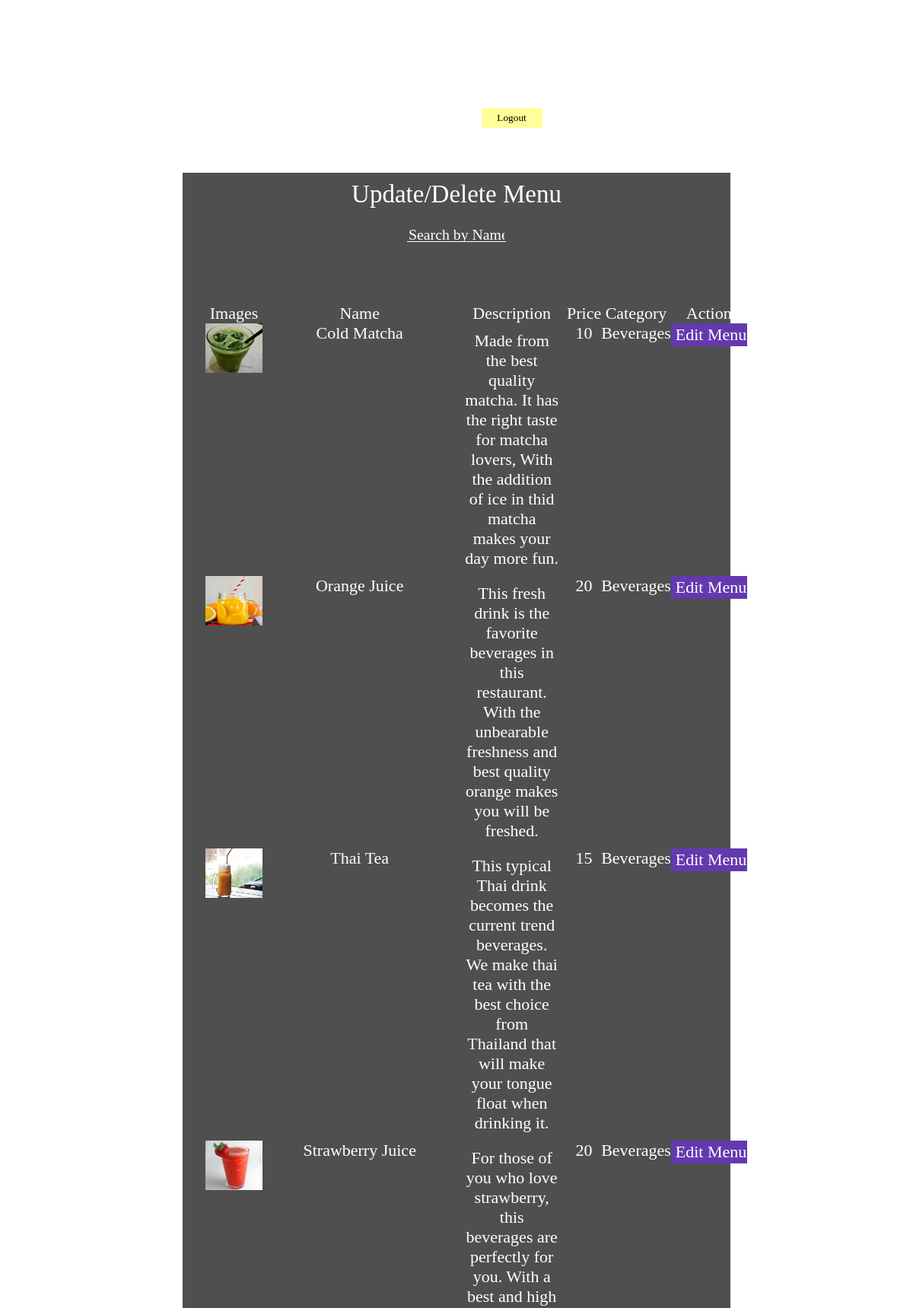
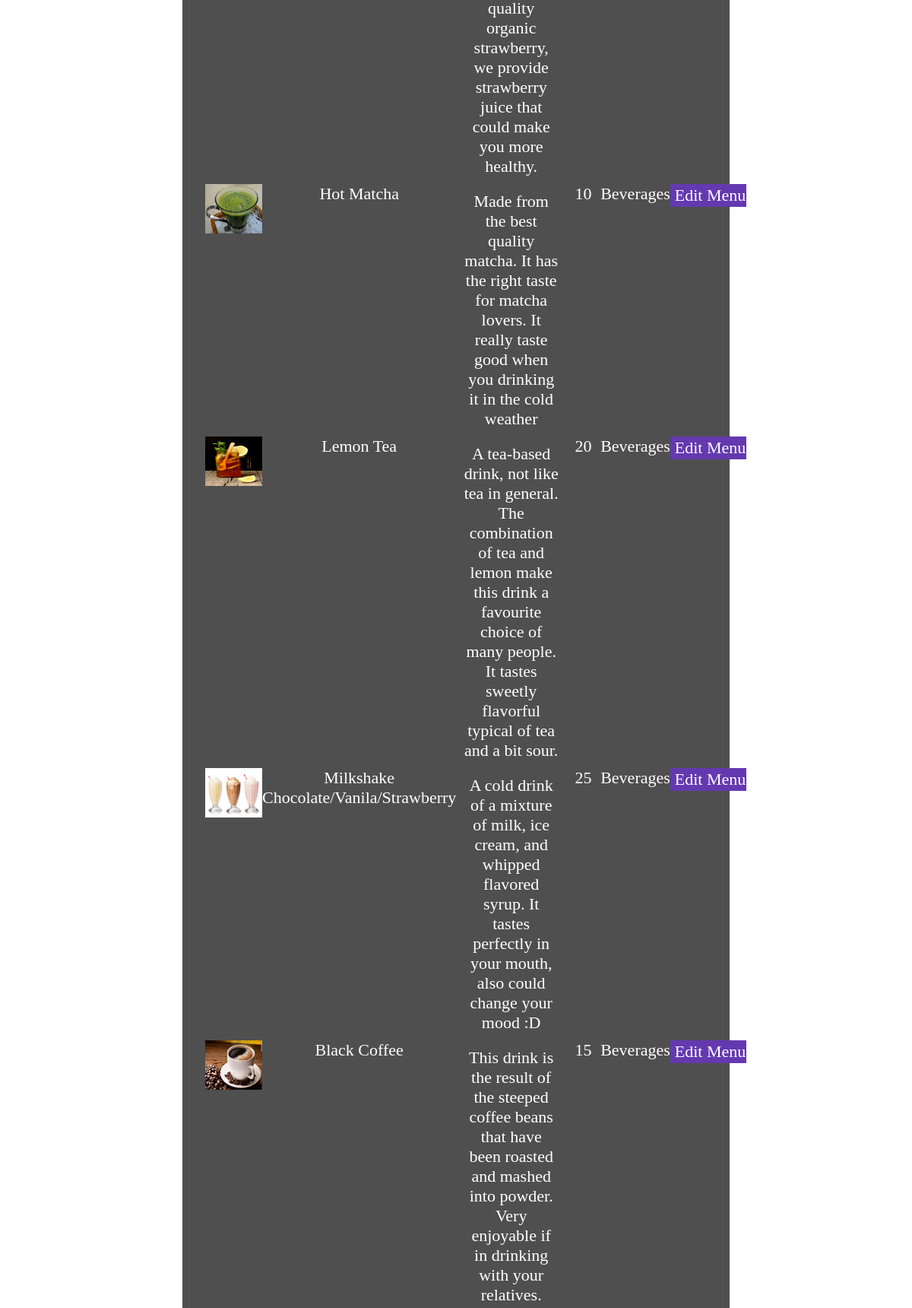
The app's page /EmployeeUI/updelmenu.php (signed in, upper part) with its own data (2 pictures, top to bottom).
### tables this page shows
CREATE TABLE `ms_menu` (
  `idMenu` char(10) NOT NULL,
  `ekstensi` varchar(4) NOT NULL,
  `jenis` varchar(20) NOT NULL,
  `namaMenu` varchar(50) NOT NULL,
  `keterangan` text NOT NULL,
  `hargaMenu` int(3) NOT NULL
);

### EmployeeUI/updelmenu.php (the view, shortened to what this page needs)
<?php
	include '../connect.php';
?>
<!DOCTYPE html>
<html>
	<head>
		<link href="css/style.css" rel="stylesheet" type="text/css" media="all" />
	</head>
	<body>
		<div class="main-w3layouts wrapper">
		<a href="menu.php"><p class="top-title">Dessert Paradiso</p></a>
        <div id="user"><table border="0" style="margin:0px auto;"><tr><td><p style="color:#FFF">Welcome, <?php echo $pegawai->nama; ?></p></td><td><a href="logout.php"><button id="logout">Logout</button></a></td></tr></table></div><p>&nbsp;</p>
			<div class="main-agileinfo">
			  <div class="agileits-top">
              <h2 style="color:#FFF; font-size:1.5em">Update/Delete Menu</h2>
  				<p>&nbsp; </p>
					<input type="text" id="search" onkeyup="search()" placeholder="Search by Name" style="margin:0px auto 10px; width:18%; height:15px; font-size:0.9em; text-align:center;">
					<p>&nbsp; </p>
				<form action="" method="post" enctype="multipart/form-data">
					<table id="data" class="table table-hover" style="color:#FFF; width:100%">
					<tr>
						<th>Images</th>
						<th>Name</th>
						<th>Description</th>
						<th>Price</th>
						<th>Category</th>
						<th>Action</th>
					</tr>
					<?php
						$sql="SELECT * from ms_menu order by jenis asc";
						$result=$conn->query($sql);
						if($result->num_rows > 0) {
							$count=0;
							$menu = new Menu;
							while($row=$result->fetch_assoc()){
								$count++;
								$menu->id=$row['idMenu'];
								$menu->eks=$row['ekstensi'];
								$menu->nama=$row['namaMenu'];
								$menu->ket=$row['keterangan'];
								$menu->hrg=$row['hargaMenu'];
								$menu->jns=$row['jenis'];
					?>
					<tr id="row<?php echo $count; ?>">
						<td style="margin:2px;vertical-align:top;" id="img_row<?php echo $count; ?>"><img id="<?php echo $menu->id; ?>" src="../CustomerUI/images/<?php echo $menu->id.".".$menu->eks; ?>" style="width:75px;height:65px;vertical-align:top"></td>
						<td style="margin:2px; width:200px;vertical-align:top;" id="name_row<?php echo $count; ?>"><?php echo $menu->nama; ?></td>
						<td style="margin:2px; padding:10px;vertical-align:top;" id="desc_row<?php echo $count; ?>"><?php echo $menu->ket; ?></td>
						<td style="margin:2px;vertical-align:top;" id="prz_row<?php echo $count; ?>"><?php echo $menu->hrg; ?></td>
						<td style="margin:2px; width:130px; text-align:center;vertical-align:top;" id="jenis_row<?php echo $count; ?>"><?php if($menu->jns=='cakes') echo "Cakes"; else if($menu->jns=='icecream') echo "Ice Cream"; else if($menu->jns=='salad') echo "Salad"; else echo "Beverages"; ?></td>
						<td style="margin:2px; width:90px;vertical-align:top;">
							<input type="button" id="edit_button<?php echo $count; ?>" onclick="edit_row('<?php echo $count; ?>')" value="Edit Menu" style="font-size:1em; color:#fff; background:#6439af; border:none; width:100px; height:30px;">
						</td>
					</tr>
					<?php
							}
						}
					?>
					</table>
				</form>
			  </div>
			</div>
		</div>
	</body>
</html>

### EmployeeUI/css/style.css (style rules this page uses)
html,body,div,span,applet,object,iframe,h1,h2,h3,h4,h5,h6,p,blockquote,pre,a,abbr,acronym,address,big,cite,code,del,dfn,em,img,ins,kbd,q,s,samp,small,strike,strong,sub,sup,tt,var,b,u,i,dl,dt,dd,ol,nav ul,nav li,fieldset,form,label,legend,table,caption,tbody,tfoot,thead,tr,th,td,article,aside,canvas,details,embed,figure,figcaption,footer,header,hgroup,menu,nav,output,ruby,section,summary,time,mark,audio,video { margin:0;padding:0;border:0;font-size:30px;font:inherit;vertical-align:baseline;font-family:tw cen mt; }
table { border-collapse:collapse;border-spacing:0; }
a { text-decoration:none; }
img { max-width:100%; }
td { vertical-align:middle; }
body { font-family: tw cen mt; background: #673AB7; font-size:22px; margin-top: -21px; padding: 0; min-width: 100%; height: 100%; background: url('../images/steak.jpg') no-repeat center center; text-align: center; background-attachment: fixed; }
#user { text-align:center !important }
#logout { cursor:pointer; background-color:#ffff99; margin-left:10px; width:80px; border:none; padding:5px 5px; font-family:tw cen mt; }
.top-title { color: white; font-family: 'Playball', cursive; font-size: 80px; font-weight: 400; text-align: center; }
.main-w3layouts { padding: 3em 0 0; }
.main-agileinfo { width: 60%; margin: 1.5em auto; background: rgba(0, 0, 0, 0.69); background-size: cover; }
.agileits-top { padding: 10px; }
form { margin:25px 0; padding:20px; }
input[type="text"],input[type="password"] { font-size: 18px; font-family:tw cen mt; color: #fff; font-weight:100; margin: 20px 0 0; width: 98%; display: block; border: none; border-bottom: solid 1px #fff; -webkit-transition: all 0.3s cubic-bezier(0.64, 0.09, 0.08, 1); transition: all 0.3s cubic-bezier(0.64, 0.09, 0.08, 1); background: -webkit-linear-gradient(top, rgba(255, 255, 255, 0) 96%, #fff 4%); background: linear-gradient(to bottom, rgba(255, 255, 255, 0) 96%, #fff 4%); background-position: -800px 0; background-size: 100%; background-repeat: no-repeat; color: #fff; }
input[type="button"], button { font-family:tw cen mt; cursor:pointer; }
.agileits-top p { font-size: 1em; color: #fff; text-align: center; letter-spacing: 1px; }
.wrapper { position: relative; overflow: hidden; }
@media (max-width:1280px) { .main-agileinfo { width: 60%; } }

### records on screen
ms_menu: idMenu (picture), namaMenu "Cold Matcha", keterangan "Made from the best quality matcha. It has the right taste for matcha lovers, With the addition of ice in thid matcha makes your day more fun.", hargaMenu "10", jenis "Beverages"
ms_menu: idMenu (picture), namaMenu "Orange Juice", keterangan "This fresh drink is the favorite beverages in this restaurant. With the unbearable freshness and best quality orange makes you will be freshed.", hargaMenu "20", jenis "Beverages"
ms_menu: idMenu (picture), namaMenu "Thai Tea", keterangan "This typical Thai drink becomes the current trend beverages. We make thai tea with the best choice from Thailand that will make your tongue float when drinking it.", hargaMenu "15", jenis "Beverages"
ms_menu: idMenu (picture), namaMenu "Strawberry Juice", keterangan "For those of you who love strawberry, this beverages are perfectly for you. With a best and high quality organic strawberry, we provide strawberry juice that could make you more healthy.", hargaMenu "20", jenis "Beverages"
ms_menu: idMenu (picture), namaMenu "Hot Matcha", keterangan "Made from the best quality matcha. It has the right taste for matcha lovers. It really taste good when you drinking it in the cold weather", hargaMenu "10", jenis "Beverages"
ms_menu: idMenu+ekstensi (picture), namaMenu "Lemon Tea", keterangan "A tea-based drink, not like tea in general. The combination of tea and lemon make this drink a favourite choice of many people. It tastes sweetly flavorful typical of tea and a bit sour.", hargaMenu "20", jenis "Beverages"
ms_menu: idMenu+ekstensi (picture), namaMenu "Milkshake Chocolate/Vanila/Strawberry", keterangan "A cold drink of a mixture of milk, ice cream, and whipped flavored syrup. It tastes perfectly in your mouth, also could change your mood :D", hargaMenu "25", jenis "Beverages"
ms_menu: idMenu+ekstensi (picture), namaMenu "Black Coffee", keterangan "This drink is the result of the steeped coffee beans that have been roasted and mashed into powder. Very enjoyable if in drinking with your relatives.", hargaMenu "15", jenis "Beverages"
